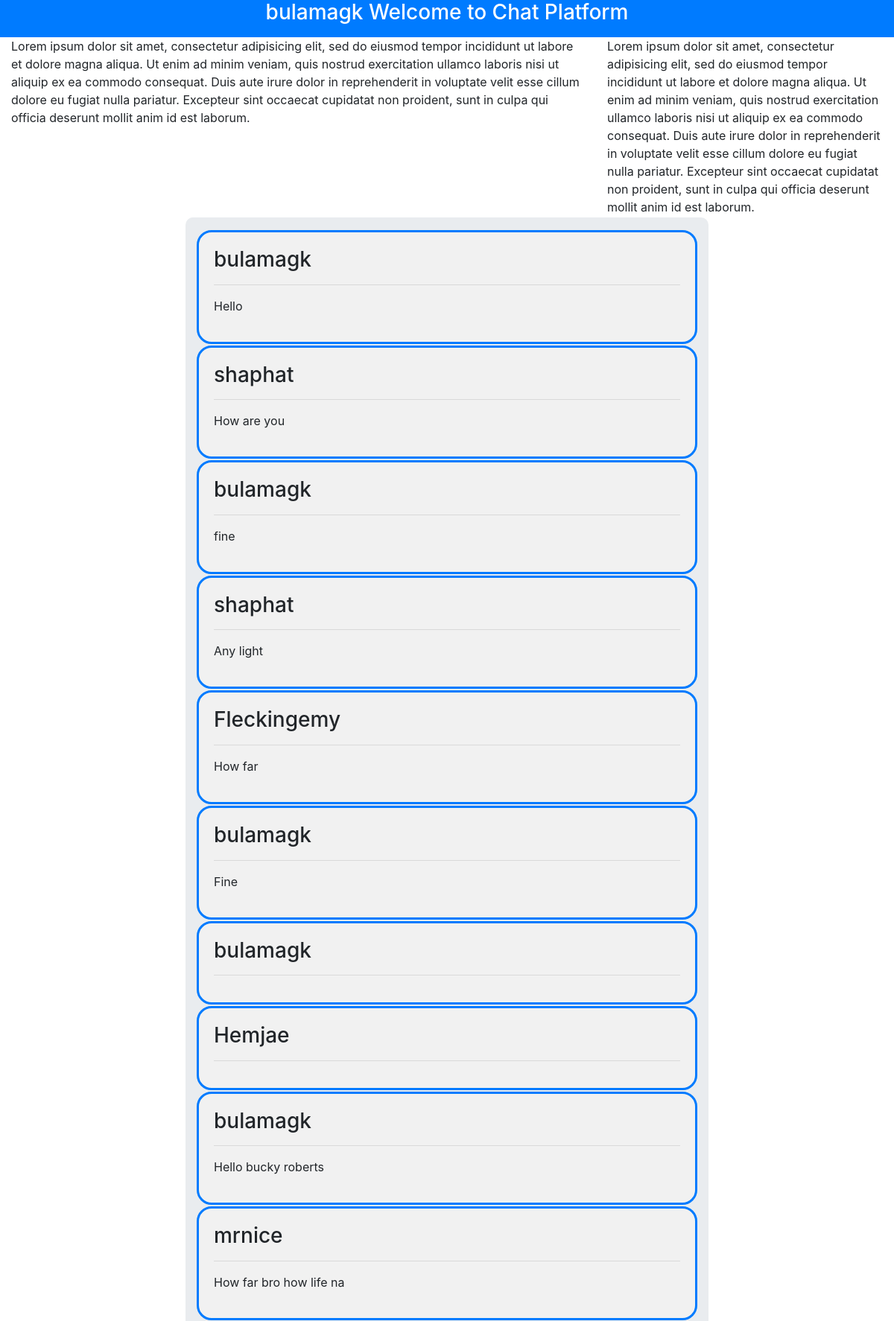
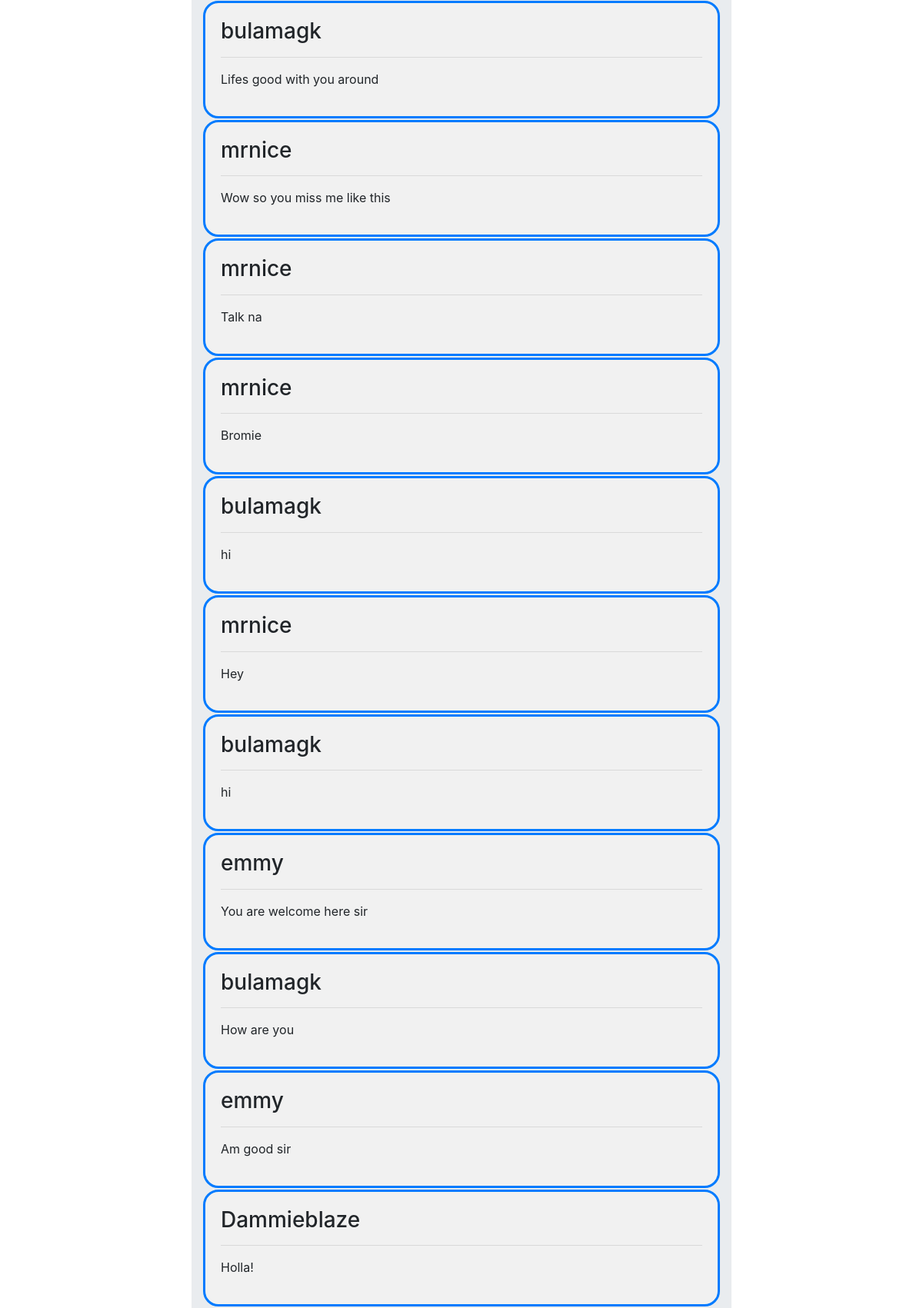
Page /ori_home.php (signed in, upper part) on the committed database (2 pictures, top to bottom).
### tables this page shows
CREATE TABLE `chat` (
  `id` tinyint(4) NOT NULL,
  `username` varchar(100) NOT NULL,
  `chat` text NOT NULL
);

### ori_home.php (the view, shortened to what this page needs)
<?php
  $conn = new mysqli('localhost', 'root', '', 'final');
  if ($conn->connect_error) {
    die($conn->connect_error); exit();
  }else {
    $q = "SELECT * FROM chat";
    $result = $conn->query($q);
  }
 ?>
<!DOCTYPE html>
<html lang="en" dir="ltr">
  <head>
    <link rel="stylesheet" href="css/bootstrap.css">
  </head>
  <body>
    <div style="min-height: 50px; background:#007bff;" class="sticky-top">
      <h3 style="color: white;" class="text-center"> <?php echo $_SESSION['user']; ?> Welcome to Chat Platform</h3>
    </div>
    <div class="container-fluid">
      <div class="row">
        <div class="col-sm-8">
          Lorem ipsum dolor sit amet, consectetur adipisicing elit, sed do eiusmod tempor incididunt ut labore et dolore magna aliqua. Ut enim ad minim veniam, quis nostrud exercitation ullamco laboris nisi ut aliquip ex ea commodo consequat. Duis aute irure dolor in reprehenderit in voluptate velit esse cillum dolore eu fugiat nulla pariatur. Excepteur sint occaecat cupidatat non proident, sunt in culpa qui officia deserunt mollit anim id est laborum.
        </div>
        <div class="col-sm-4">
          Lorem ipsum dolor sit amet, consectetur adipisicing elit, sed do eiusmod tempor incididunt ut labore et dolore magna aliqua. Ut enim ad minim veniam, quis nostrud exercitation ullamco laboris nisi ut aliquip ex ea commodo consequat. Duis aute irure dolor in reprehenderit in voluptate velit esse cillum dolore eu fugiat nulla pariatur. Excepteur sint occaecat cupidatat non proident, sunt in culpa qui officia deserunt mollit anim id est laborum.
        </div>
      </div>
      <div class="chat-container" style="width:60%; margin: 2px auto; background:#e9ecef;padding:15px; border-radius: 10px;">
        <?php
          while ($row = $result->fetch_assoc()) {
          echo '<div style="width:100%; padding: 20px; margin:2px auto; background:#f1f1f1; border: 3px solid #007bff; border-radius: 20px;" >
                  <h3>'.$row["username"].'</h3> <hr> <p>'.
                  $row["chat"].'</p>
                  </div>'
                ;}?>
      </div>
      </div>
  </body>
</html>

### rows in the picture
chat: username "bulamagk", chat "Hello"
chat: username "shaphat", chat "How are you"
chat: username "bulamagk", chat "fine"
chat: username "shaphat", chat "Any light"
chat: username "Fleckingemy", chat "How far"
chat: username "bulamagk", chat "Fine"
chat: username "bulamagk"
chat: username "Hemjae"
chat: username "bulamagk", chat "Hello bucky roberts"
chat: username "mrnice", chat "How far bro how life na"
chat: username "bulamagk", chat "Lifes good with you around"
chat: username "mrnice", chat "Wow so you miss me like this"
chat: username "mrnice", chat "Talk na"
chat: username "mrnice", chat "Bromie"
chat: username "bulamagk", chat "hi"
chat: username "mrnice", chat "Hey"
chat: username "bulamagk", chat "hi"
chat: username "emmy", chat "You are welcome here sir"
chat: username "bulamagk", chat "How are you"
chat: username "emmy", chat "Am good sir"
chat: username "Dammieblaze", chat "Holla!"

### other values in the picture
$_SESSION['user'] "bulamagk"
